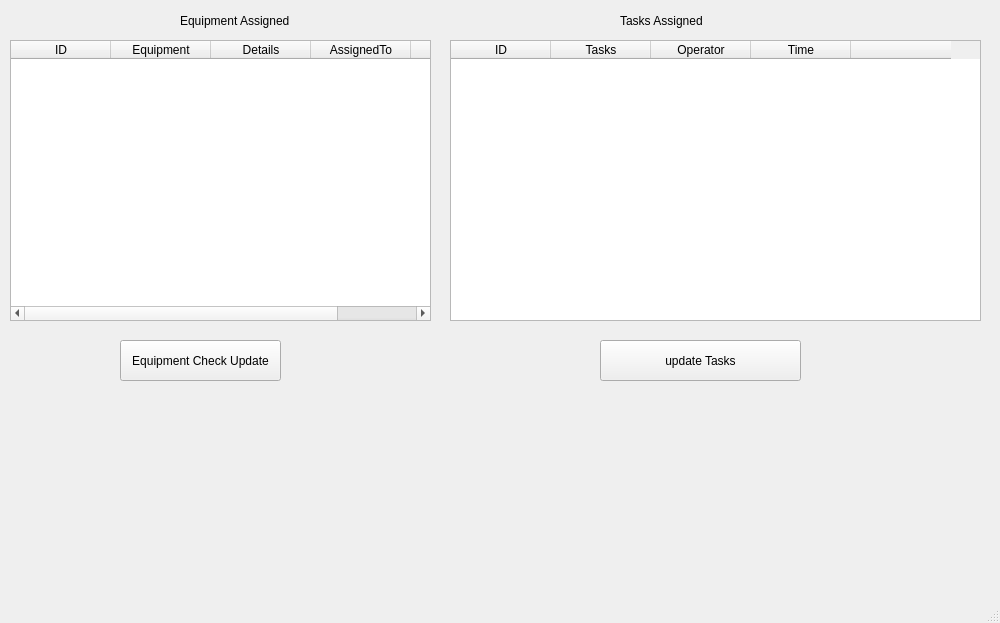
<?xml version="1.0" encoding="UTF-8"?>
<ui version="4.0">
 <class>UserWindow</class>
 <widget class="QMainWindow" name="UserWindow">
  <property name="geometry">
   <rect>
    <x>0</x>
    <y>0</y>
    <width>1000</width>
    <height>623</height>
   </rect>
  </property>
  <property name="windowTitle">
   <string>MainWindow</string>
  </property>
  <widget class="QWidget" name="centralwidget">
   <widget class="QTableWidget" name="tableWidgetOp">
    <property name="geometry">
     <rect>
      <x>450</x>
      <y>40</y>
      <width>531</width>
      <height>281</height>
     </rect>
    </property>
    <property name="rowCount">
     <number>0</number>
    </property>
    <column>
     <property name="text">
      <string>ID</string>
     </property>
    </column>
    <column>
     <property name="text">
      <string>Tasks</string>
     </property>
    </column>
    <column>
     <property name="text">
      <string>Operator</string>
     </property>
    </column>
    <column>
     <property name="text">
      <string>Time</string>
     </property>
    </column>
    <column>
     <property name="text">
      <string/>
     </property>
    </column>
   </widget>
   <widget class="QPushButton" name="pushButton">
    <property name="geometry">
     <rect>
      <x>600</x>
      <y>340</y>
      <width>201</width>
      <height>41</height>
     </rect>
    </property>
    <property name="text">
     <string>update Tasks</string>
    </property>
   </widget>
   <widget class="QPushButton" name="pushButton_2">
    <property name="geometry">
     <rect>
      <x>120</x>
      <y>340</y>
      <width>161</width>
      <height>41</height>
     </rect>
    </property>
    <property name="text">
     <string>Equipment Check Update</string>
    </property>
   </widget>
   <widget class="QTableWidget" name="tableWidgetOp_2">
    <property name="geometry">
     <rect>
      <x>10</x>
      <y>40</y>
      <width>421</width>
      <height>281</height>
     </rect>
    </property>
    <column>
     <property name="text">
      <string>ID</string>
     </property>
    </column>
    <column>
     <property name="text">
      <string>Equipment</string>
     </property>
    </column>
    <column>
     <property name="text">
      <string>Details</string>
     </property>
    </column>
    <column>
     <property name="text">
      <string>AssignedTo</string>
     </property>
    </column>
    <column>
     <property name="text">
      <string/>
     </property>
    </column>
   </widget>
   <widget class="QLabel" name="label">
    <property name="geometry">
     <rect>
      <x>180</x>
      <y>10</y>
      <width>151</width>
      <height>21</height>
     </rect>
    </property>
    <property name="text">
     <string>Equipment Assigned</string>
    </property>
   </widget>
   <widget class="QLabel" name="label_2">
    <property name="geometry">
     <rect>
      <x>620</x>
      <y>10</y>
      <width>151</width>
      <height>21</height>
     </rect>
    </property>
    <property name="text">
     <string>Tasks Assigned</string>
    </property>
   </widget>
  </widget>
  <widget class="QMenuBar" name="menubar">
   <property name="geometry">
    <rect>
     <x>0</x>
     <y>0</y>
     <width>1000</width>
     <height>21</height>
    </rect>
   </property>
  </widget>
  <widget class="QStatusBar" name="statusbar"/>
 </widget>
 <resources/>
 <connections/>
</ui>
